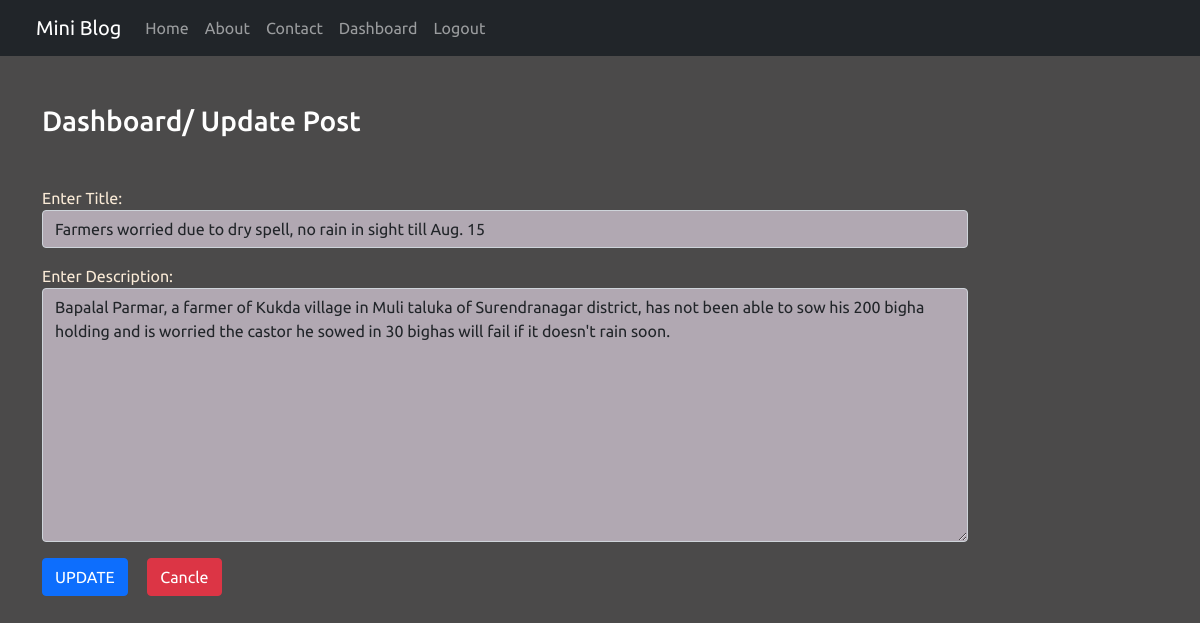
The page /updatepost/1/ (signed in) on the database its author committed.
### blog/models.py (models this page shows)
class Post(models.Model):
	title = models.CharField(max_length=150)
	desc = models.TextField()

### blog/views.py (the view)
# urls.py: path('updatepost/<int:id>/', views.update_post,name="updatepost"),
def update_post(request, id):
	if request.user.is_authenticated:
		if request.method == 'POST':
			pi = Post.objects.get(pk=id)
			form = PostForm(request.POST, instance=pi)
			if form.is_valid():
				form.save()
				messages.success(request,"You just updated your post")
				form = PostForm()
		else:
			pi = Post.objects.get(pk=id)
			form = PostForm(instance=pi)
		return render(request,"blog/updatepost.html",{'form':form,'update_active':'active'})
	else:
		return HttpResponseRedirect('/login/')

### blog/forms.py
class PostForm(forms.ModelForm):
	class Meta:
		model = Post
		fields = ['title','desc']
		labels = {'title':'Enter Title', 'desc':'Enter Description'}
		widgets = {'title':forms.TextInput(attrs={'class':'form-control'}),
					'desc':forms.Textarea(attrs={'class':'form-control'})}

### blog/templates/blog/updatepost.html (shortened to what this page needs)
{% extends 'blog/base.html' %}
{% load static %}
{% block content %}
	<div class="col-sm-10 col-md-10">
		<h3 class="text-white my-5">Dashboard/<span class="{{addpost_active}}"> Update Post</span></h3>
		<form action="" method="POST">
			{{form.as_p}}
			<input type="submit" name="submit" value="UPDATE" class="btn btn-primary ">
			<a href="{% url 'dashboard' %}" class="btn btn-danger mx-3">Cancle</a>
		</form>
	</div>
{% endblock content %}

### blog/static/blog/css/style.css (style rules this page uses)
body { background-color: rgb(75,74,74); color: antiquewhite; font-family: 'Ubuntu', sans-serif; }
p { text-align: justify; font-size: 16px; }
.form-control { background: rgb(177,168,178); }

### rows shown on the page
Post: title "Farmers worried due to dry spell, no rain in sight till Aug. 15", desc "Bapalal Parmar, a farmer of Kukda village in Muli taluka of Surendranagar district, has not been able to sow his 200 bigha holding and is worried the castor he sowed in 30 bighas will fail if it doesn't rain soon."
